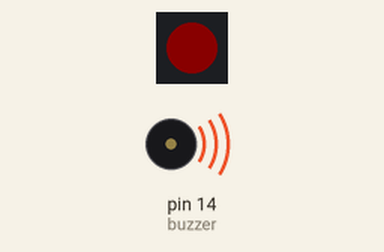
A sketch run on a simulated Arduino Uno, built with avr-gcc and run on an emulated ATmega328P. Parts: 1 RGB LEDs in strip order, left to right, buzzer (waves = sounding). Dim RGB values are drawn brighter than linear.

Above: at 1.2 s.
At 7.19 s:
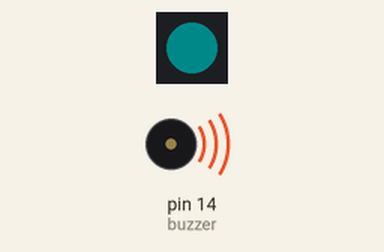
At 16.1 s:
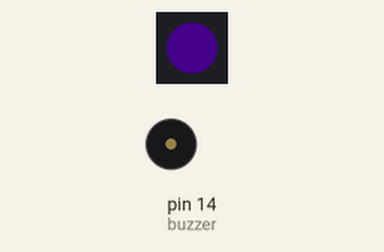
At 37.11 s:
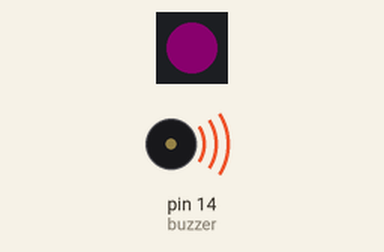
Timing chart, 0 to 40.0 s (numbered marks = the images above):
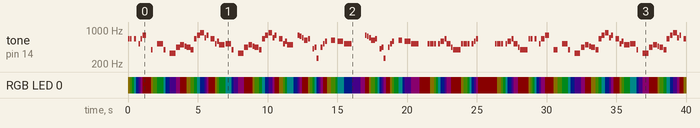

The sketch:

07_ESP8266_Buzzer.ino
```cpp
#include <Adafruit_NeoPixel.h>
#include "pitches.h"

// change this to make the song slower or faster
int tempo = 200;

// change this to whichever pin you want to use
int buzzer = 14;  // ESP8266 D5

// Which pin on the Arduino is connected to the NeoPixels?
#define LED_PIN 4 //D2

Adafruit_NeoPixel pixels(1, LED_PIN, NEO_GRB + NEO_KHZ800);

// sizeof gives the number of bytes, each int value is composed of two bytes (16 bits)
// there are two values per note (pitch and duration), so for each note there are four bytes
int notes = sizeof(melody) / sizeof(melody[0]) / 2;

// this calculates the duration of a whole note in ms
int wholenote = (60000 * 4) / tempo;

int divider = 0, noteDuration = 0;

uint32_t rgbcolor = 0;
uint32_t hsvValue = 0;

void setup() {

  pixels.begin();            // INITIALIZE NeoPixel strip object (REQUIRED)
  pixels.setBrightness(10);  // 1-255

  // iterate over the notes of the melody.
  // Remember, the array is twice the number of notes (notes + durations)
  for (int thisNote = 0; thisNote < notes * 2; thisNote = thisNote + 2) {

    // calculates the duration of each note
    divider = melody[thisNote + 1];
    if (divider > 0) {
      // regular note, just proceed
      noteDuration = (wholenote) / divider;
    } else if (divider < 0) {
      // dotted notes are represented with negative durations!!
      noteDuration = (wholenote) / abs(divider);
      noteDuration *= 1.5;  // increases the duration in half for dotted notes
    }

    // we only play the note for 90% of the duration, leaving 10% as a pause
    tone(buzzer, melody[thisNote], noteDuration * 0.9);
    if (hsvValue < 65536) {
      hsvValue = hsvValue + 8192;
    } else {
      hsvValue = 0;
    }

    rgbcolor = pixels.ColorHSV(hsvValue);
    pixels.fill(rgbcolor);
    pixels.show();

    // Wait for the specief duration before playing the next note.
    delay(noteDuration);
    pixels.clear();
    pixels.fill(0);
    pixels.show();

    // stop the waveform generation before the next note.
    noTone(buzzer);
  }
}

void loop() {
  // no need to repeat the melody.
}
```

pitches.h
```cpp
#define NOTE_B0  31
#define NOTE_C1  33
#define NOTE_CS1 35
#define NOTE_D1  37
#define NOTE_DS1 39
#define NOTE_E1  41
#define NOTE_F1  44
#define NOTE_FS1 46
#define NOTE_G1  49
#define NOTE_GS1 52
#define NOTE_A1  55
#define NOTE_AS1 58
#define NOTE_B1  62
#define NOTE_C2  65
#define NOTE_CS2 69
#define NOTE_D2  73
#define NOTE_DS2 78
#define NOTE_E2  82
#define NOTE_F2  87
#define NOTE_FS2 93
#define NOTE_G2  98
#define NOTE_GS2 104
#define NOTE_A2  110
#define NOTE_AS2 117
#define NOTE_B2  123
#define NOTE_C3  131
#define NOTE_CS3 139
#define NOTE_D3  147
#define NOTE_DS3 156
#define NOTE_E3  165
#define NOTE_F3  175
#define NOTE_FS3 185
#define NOTE_G3  196
#define NOTE_GS3 208
#define NOTE_A3  220
#define NOTE_AS3 233
#define NOTE_B3  247
#define NOTE_C4  262
#define NOTE_CS4 277
#define NOTE_D4  294
#define NOTE_DS4 311
#define NOTE_E4  330
#define NOTE_F4  349
#define NOTE_FS4 370
#define NOTE_G4  392
#define NOTE_GS4 415
#define NOTE_A4  440
#define NOTE_AS4 466
#define NOTE_B4  494
#define NOTE_C5  523
#define NOTE_CS5 554
#define NOTE_D5  587
#define NOTE_DS5 622
#define NOTE_E5  659
#define NOTE_F5  698
#define NOTE_FS5 740
#define NOTE_G5  784
#define NOTE_GS5 831
#define NOTE_A5  880
#define NOTE_AS5 932
#define NOTE_B5  988
#define NOTE_C6  1047
#define NOTE_CS6 1109
#define NOTE_D6  1175
#define NOTE_DS6 1245
#define NOTE_E6  1319
#define NOTE_F6  1397
#define NOTE_FS6 1480
#define NOTE_G6  1568
#define NOTE_GS6 1661
#define NOTE_A6  1760
#define NOTE_AS6 1865
#define NOTE_B6  1976
#define NOTE_C7  2093
#define NOTE_CS7 2217
#define NOTE_D7  2349
#define NOTE_DS7 2489
#define NOTE_E7  2637
#define NOTE_F7  2794
#define NOTE_FS7 2960
#define NOTE_G7  3136
#define NOTE_GS7 3322
#define NOTE_A7  3520
#define NOTE_AS7 3729
#define NOTE_B7  3951
#define NOTE_C8  4186
#define NOTE_CS8 4435
#define NOTE_D8  4699
#define NOTE_DS8 4978
#define REST      0

// notes of the moledy followed by the duration.
// a 4 means a quarter note, 8 an eighteenth , 16 sixteenth, so on
// !!negative numbers are used to represent dotted notes,
// so -4 means a dotted quarter note, that is, a quarter plus an eighteenth!!
int melody[] = {

  // Super Mario Bros theme
  // Score available at https://musescore.com/user/2123/scores/2145
  // Theme by Koji Kondo

  NOTE_E5,8, NOTE_E5,8, REST,8, NOTE_E5,8, REST,8, NOTE_C5,8, NOTE_E5,8, //1
  NOTE_G5,4, REST,4, NOTE_G4,8, REST,4,
  NOTE_C5,-4, NOTE_G4,8, REST,4, NOTE_E4,-4, // 3
  NOTE_A4,4, NOTE_B4,4, NOTE_AS4,8, NOTE_A4,4,
  NOTE_G4,-8, NOTE_E5,-8, NOTE_G5,-8, NOTE_A5,4, NOTE_F5,8, NOTE_G5,8,
  REST,8, NOTE_E5,4,NOTE_C5,8, NOTE_D5,8, NOTE_B4,-4,
  NOTE_C5,-4, NOTE_G4,8, REST,4, NOTE_E4,-4, // repeats from 3
  NOTE_A4,4, NOTE_B4,4, NOTE_AS4,8, NOTE_A4,4,
  NOTE_G4,-8, NOTE_E5,-8, NOTE_G5,-8, NOTE_A5,4, NOTE_F5,8, NOTE_G5,8,
  REST,8, NOTE_E5,4,NOTE_C5,8, NOTE_D5,8, NOTE_B4,-4,


  REST,4, NOTE_G5,8, NOTE_FS5,8, NOTE_F5,8, NOTE_DS5,4, NOTE_E5,8,//7
  REST,8, NOTE_GS4,8, NOTE_A4,8, NOTE_C4,8, REST,8, NOTE_A4,8, NOTE_C5,8, NOTE_D5,8,
  REST,4, NOTE_DS5,4, REST,8, NOTE_D5,-4,
  NOTE_C5,2, REST,2,

  REST,4, NOTE_G5,8, NOTE_FS5,8, NOTE_F5,8, NOTE_DS5,4, NOTE_E5,8,//repeats from 7
  REST,8, NOTE_GS4,8, NOTE_A4,8, NOTE_C4,8, REST,8, NOTE_A4,8, NOTE_C5,8, NOTE_D5,8,
  REST,4, NOTE_DS5,4, REST,8, NOTE_D5,-4,
  NOTE_C5,2, REST,2,

  NOTE_C5,8, NOTE_C5,4, NOTE_C5,8, REST,8, NOTE_C5,8, NOTE_D5,4,//11
  NOTE_E5,8, NOTE_C5,4, NOTE_A4,8, NOTE_G4,2,

  NOTE_C5,8, NOTE_C5,4, NOTE_C5,8, REST,8, NOTE_C5,8, NOTE_D5,8, NOTE_E5,8,//13
  REST,1,
  NOTE_C5,8, NOTE_C5,4, NOTE_C5,8, REST,8, NOTE_C5,8, NOTE_D5,4,
  NOTE_E5,8, NOTE_C5,4, NOTE_A4,8, NOTE_G4,2,
  NOTE_E5,8, NOTE_E5,8, REST,8, NOTE_E5,8, REST,8, NOTE_C5,8, NOTE_E5,4,
  NOTE_G5,4, REST,4, NOTE_G4,4, REST,4,
  NOTE_C5,-4, NOTE_G4,8, REST,4, NOTE_E4,-4, // 19

  NOTE_A4,4, NOTE_B4,4, NOTE_AS4,8, NOTE_A4,4,
  NOTE_G4,-8, NOTE_E5,-8, NOTE_G5,-8, NOTE_A5,4, NOTE_F5,8, NOTE_G5,8,
  REST,8, NOTE_E5,4, NOTE_C5,8, NOTE_D5,8, NOTE_B4,-4,

  NOTE_C5,-4, NOTE_G4,8, REST,4, NOTE_E4,-4, // repeats from 19
  NOTE_A4,4, NOTE_B4,4, NOTE_AS4,8, NOTE_A4,4,
  NOTE_G4,-8, NOTE_E5,-8, NOTE_G5,-8, NOTE_A5,4, NOTE_F5,8, NOTE_G5,8,
  REST,8, NOTE_E5,4, NOTE_C5,8, NOTE_D5,8, NOTE_B4,-4,

  NOTE_E5,8, NOTE_C5,4, NOTE_G4,8, REST,4, NOTE_GS4,4,//23
  NOTE_A4,8, NOTE_F5,4, NOTE_F5,8, NOTE_A4,2,
  NOTE_D5,-8, NOTE_A5,-8, NOTE_A5,-8, NOTE_A5,-8, NOTE_G5,-8, NOTE_F5,-8,

  NOTE_E5,8, NOTE_C5,4, NOTE_A4,8, NOTE_G4,2, //26
  NOTE_E5,8, NOTE_C5,4, NOTE_G4,8, REST,4, NOTE_GS4,4,
  NOTE_A4,8, NOTE_F5,4, NOTE_F5,8, NOTE_A4,2,
  NOTE_B4,8, NOTE_F5,4, NOTE_F5,8, NOTE_F5,-8, NOTE_E5,-8, NOTE_D5,-8,
  NOTE_C5,8, NOTE_E4,4, NOTE_E4,8, NOTE_C4,2,

  NOTE_E5,8, NOTE_C5,4, NOTE_G4,8, REST,4, NOTE_GS4,4,//repeats from 23
  NOTE_A4,8, NOTE_F5,4, NOTE_F5,8, NOTE_A4,2,
  NOTE_D5,-8, NOTE_A5,-8, NOTE_A5,-8, NOTE_A5,-8, NOTE_G5,-8, NOTE_F5,-8,

  NOTE_E5,8, NOTE_C5,4, NOTE_A4,8, NOTE_G4,2, //26
  NOTE_E5,8, NOTE_C5,4, NOTE_G4,8, REST,4, NOTE_GS4,4,
  NOTE_A4,8, NOTE_F5,4, NOTE_F5,8, NOTE_A4,2,
  NOTE_B4,8, NOTE_F5,4, NOTE_F5,8, NOTE_F5,-8, NOTE_E5,-8, NOTE_D5,-8,
  NOTE_C5,8, NOTE_E4,4, NOTE_E4,8, NOTE_C4,2,
  NOTE_C5,8, NOTE_C5,4, NOTE_C5,8, REST,8, NOTE_C5,8, NOTE_D5,8, NOTE_E5,8,
  REST,1,

  NOTE_C5,8, NOTE_C5,4, NOTE_C5,8, REST,8, NOTE_C5,8, NOTE_D5,4, //33
  NOTE_E5,8, NOTE_C5,4, NOTE_A4,8, NOTE_G4,2,
  NOTE_E5,8, NOTE_E5,8, REST,8, NOTE_E5,8, REST,8, NOTE_C5,8, NOTE_E5,4,
  NOTE_G5,4, REST,4, NOTE_G4,4, REST,4,
  NOTE_E5,8, NOTE_C5,4, NOTE_G4,8, REST,4, NOTE_GS4,4,
  NOTE_A4,8, NOTE_F5,4, NOTE_F5,8, NOTE_A4,2,
  NOTE_D5,-8, NOTE_A5,-8, NOTE_A5,-8, NOTE_A5,-8, NOTE_G5,-8, NOTE_F5,-8,

  NOTE_E5,8, NOTE_C5,4, NOTE_A4,8, NOTE_G4,2, //40
  NOTE_E5,8, NOTE_C5,4, NOTE_G4,8, REST,4, NOTE_GS4,4,
  NOTE_A4,8, NOTE_F5,4, NOTE_F5,8, NOTE_A4,2,
  NOTE_B4,8, NOTE_F5,4, NOTE_F5,8, NOTE_F5,-8, NOTE_E5,-8, NOTE_D5,-8,
  NOTE_C5,8, NOTE_E4,4, NOTE_E4,8, NOTE_C4,2,

  //game over sound
  NOTE_C5,-4, NOTE_G4,-4, NOTE_E4,4, //45
  NOTE_A4,-8, NOTE_B4,-8, NOTE_A4,-8, NOTE_GS4,-8, NOTE_AS4,-8, NOTE_GS4,-8,
  NOTE_G4,8, NOTE_D4,8, NOTE_E4,-2,

};
```

Measured:
- by itself, RGB LED 0: off → RGB(10, 8, 0) at 0.00 s, → RGB(5, 10, 0) 0.15 s later, → RGB(0, 10, 2) 0.15 s later, → RGB(0, 10, 10) 0.15 s later, … (145 changes in this stretch)
- by itself, tone on pin 14 (buzzer): plays 659 Hz for 0.14 s, 659 Hz for 0.14 s, 659 Hz for 0.14 s, 523 Hz for 0.14 s, 659 Hz for 0.14 s, 784 Hz for 0.27 s … (131 notes in this stretch)
